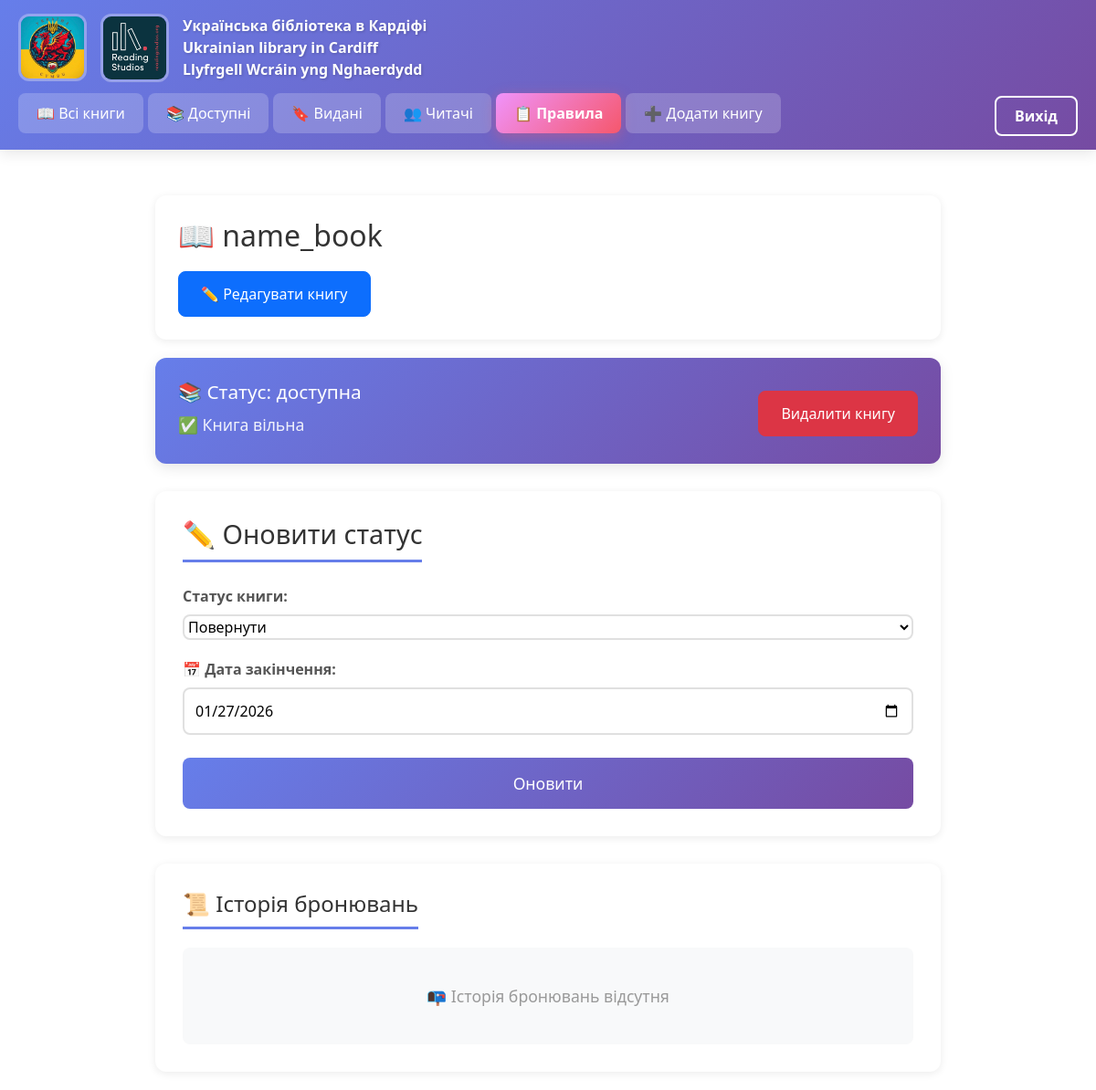
The page /books/1 (signed in) on the database as committed earlier.
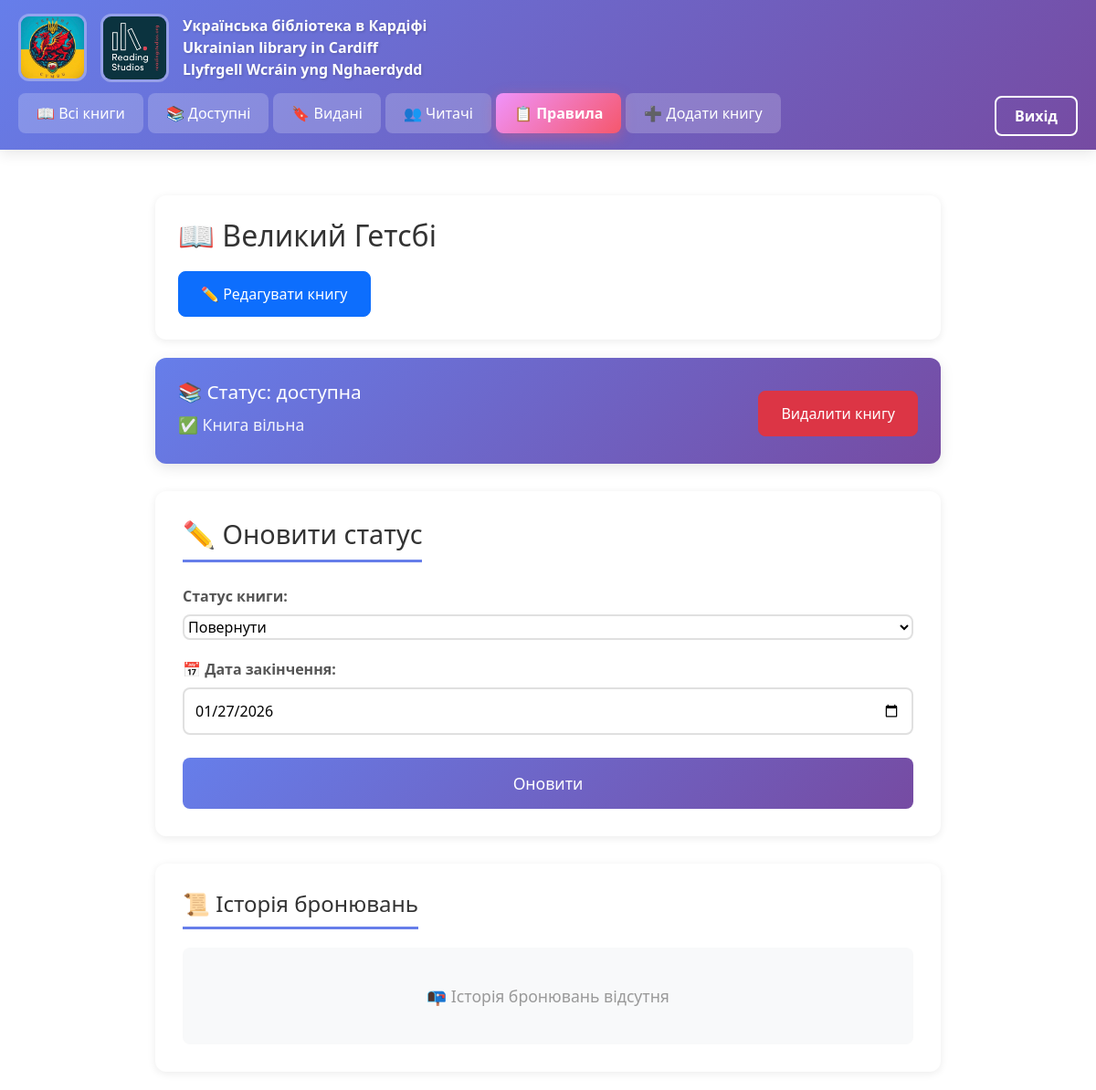
The same page on the database as committed later.
### app.py (models this page shows)
class Book(db.Model):
    id = db.Column(db.Integer, primary_key=True)
    name_book = db.Column(db.String(100), nullable=False)
    author = db.Column(db.String(100), nullable=False)
    surname = db.Column(db.String(100), default='')
    ean = db.Column(db.Text, nullable=False)
    buyer = db.Column(db.String(100), nullable=False)
    phone = db.Column(db.String(20), nullable=False)
    stat = db.Column(db.String(20), nullable=False)
    date = db.Column(db.DateTime, default=datetime.utcnow)
    enddate = db.Column(db.DateTime, default=datetime.utcnow)
    history = db.Column(db.String(100), default='')

### app.py (the view, shortened to what this page needs)
@app.route('/books/<int:id>', methods=['POST', 'GET'])
@login_required
def change(id):
    book = Book.query.get(id)
    return render_template('change.html', book=book)

### app.py (called while the page is built)
@login_manager.user_loader
def load_user(user_id):
    return User.query.get(int(user_id))

### templates/change.html (shortened to what this page needs)
{% extends 'base.html' %}
{% block body %}
<div class="container" style="max-width: 900px; margin: 0 auto; padding: 20px;">
    <div style="background: white; padding: 25px; border-radius: 12px; box-shadow: 0 2px 10px rgba(0,0,0,0.08); margin-bottom: 20px;">
        <h1 style="color: #333; margin: 0; font-size: 2em; display: flex; align-items: center; gap: 12px;">
            📖 {{ book.name_book }}
        </h1>
        <div style="display: flex; flex-wrap: wrap; gap: 10px; margin-top: 15px;">
            <a href="/books/{{ book.id }}/edit"
                class="btn btn-primary"
                style="padding: 12px 24px; font-size: 1em; border-radius: 8px; text-decoration: none;">
                ✏️ Редагувати книгу
            </a>
        </div>
    </div>
    <div class="gigi" style="margin-bottom: 30px;">
        <div class="didi" style="background: linear-gradient(135deg, #667eea 0%, #764ba2 100%); padding: 25px; border-radius: 12px; box-shadow: 0 4px 15px rgba(0,0,0,0.1); color: white; display: flex; justify-content: space-between; align-items: center;">
            <div>
                <h3 class="tutu" style="margin: 0 0 10px 0; font-size: 1.3em;">📚 Статус: {{ book.stat }} </h3>
                {% if book.stat == 'видана' %}
                <p class="tutu" style="margin: 5px 0; font-size: 1.1em;">👤 Книга у: <strong>{{ book.buyer }}</strong></p>
                <p class="tutu" style="margin: 5px 0; font-size: 1.1em;">📞 Номер: <strong>{{ book.phone }}</strong></p>
                {% else %}
                <p class="tutu" style="margin: 5px 0; font-size: 1.1em; opacity: 0.9;">✅ Книга вільна</p>
                {% endif %}
            </div>
            {% if current_user.is_authenticated and current_user.role == 'superadmin' %}
            <a href="/books/{{ book.id }}/del"
                class="btn btn-danger"
                style="padding: 12px 24px; font-size: 1em; border-radius: 8px; text-decoration: none;">
                Видалити книгу
            </a>
            {% endif %}
        </div>
    </div>
    <div class="didi" style="background: white; padding: 30px; border-radius: 12px; box-shadow: 0 2px 10px rgba(0,0,0,0.08); margin-bottom: 30px;">
        <h2 style="color: #333; margin-bottom: 25px; font-size: 1.8em; border-bottom: 3px solid #667eea; padding-bottom: 10px; display: inline-block;">✏️ Оновити статус</h2>
        <form method="post" class="from-control">
            <div style="margin-bottom: 20px;">
                <label style="display: block; margin-bottom: 8px; color: #555; font-weight: 600;">Статус книги:</label>
                <select class="state" name="stat" id="buyerSelect" style="width: 100%;  border: 2px solid #e0e0e0; border-radius: 8px; font-size: 1em; background-color: white; cursor: pointer; transition: border 0.3s;">
                    <option value="доступна" {% if book.stat == 'доступна' %}selected{% endif %}>Повернути</option>
                </select>
            </div>
            <div style="margin-bottom: 20px;">
                <label for="enddate" style="display: block; margin-bottom: 8px; color: #555; font-weight: 600;">📅 Дата закінчення:</label>
                <input type="date" name="enddate" class="date" id="enddateInput" required style="width: 100%; padding: 12px; border: 2px solid #e0e0e0; border-radius: 8px; font-size: 1em;">
            </div>
            <button id="da" class="btn btn-success" type="submit" style="width: 100%; padding: 15px; font-size: 1.1em; border-radius: 8px; background: linear-gradient(135deg, #667eea 0%, #764ba2 100%); border: none; color: white; cursor: pointer; transition: transform 0.2s, box-shadow 0.2s;">
                Оновити
            </button>
        </form>
    </div>
    <div style="background: white; padding: 30px; border-radius: 12px; box-shadow: 0 2px 10px rgba(0,0,0,0.08);">
        <h2 style="color: #333; margin-bottom: 20px; font-size: 1.5em; border-bottom: 3px solid #667eea; padding-bottom: 10px; display: inline-block;">📜 Історія бронювань</h2>
        {% if book.history %}
        <div class="history-section">
            {% set history_entries = book.history.split(' | ') %}
            <ul style="list-style-type: none; padding-left: 0; margin: 0;">
                {% for entry in history_entries %}
                <li style="padding: 15px; margin-bottom: 10px; background: #f8f9fa; border-left: 4px solid #667eea; border-radius: 6px; transition: transform 0.2s;">
                    {{ entry }}
                </li>
                {% endfor %}
            </ul>
        </div>
        {% else %}
        <div class="history-section" style="text-align: center; padding: 40px; background: #f8f9fa; border-radius: 8px;">
            <p style="color: #999; font-size: 1.1em; margin: 0;">📭 Історія бронювань відсутня</p>
        </div>
        {% endif %}
    </div>
</div>
{% endblock %}

### templates/base.html (shortened to what this page needs)
<!DOCTYPE html>
<html lang="en">
<head>
    <link rel="stylesheet" href="{{ url_for('static', filename='css/main.css') }}">
    <link href="https://cdn.jsdelivr.net/npm/bootstrap@5.3.8/dist/css/bootstrap.min.css" rel="stylesheet"
>
</head>
<body>
    <header class="modern-header">
        <div class="header-container">
            <div class="d-flex flex-wrap align-items-center justify-content-between">
                <div class="logo-section" style="margin-bottom: 10px;">
                    <a href="/">
                        <img src="{{ url_for('static', filename='image/logotyp.jpg') }}" alt="logo" class="logo-img" style="width: 75px">
                    </a>
                    <a href="/">
                        <img src="{{ url_for('static', filename='image/logotyp3.jpg') }}" alt="logo" class="logo-img" style="width: 75px">
                    </a>
                    <div class="logo-text">
                        <span class="main-title">Українська бібліотека в Кардіфі</span>
                        <span class="main-title">Ukrainian library in Cardiff</span>
                        <span class="main-title">Llyfrgell Wcráin yng Nghaerdydd</span>
                    </div>
                </div>
                <div class="nav-container col-12 col-md-auto mb-2 justify-content-center mb-md-0">
                    <div class="nav-row nav-row-1">
                        <a href="/" class="nav-link active">📖 Всі книги</a>
                        <a href="/notbook" class="nav-link active">📚 Доступні</a>
                        <a href="/booked" class="nav-link active">🔖 Видані</a>
                    </div>
                    <div class="nav-row nav-row-2">
                        {% if current_user.is_authenticated %}
                        <a href="/readers" class="nav-link active">👥 Читачі</a>
                        {% endif %}
                        <a href="/rules" class="nav-link nav-link-special">📋 Правила</a>
                    </div>
                    {% if current_user.is_authenticated %}
                    <div class="nav-row nav-row-3">
                        <a href="/create" class="nav-link active">➕ Додати книгу</a>
                    </div>
                    {% endif %}
                </div>
                <div class="text-end">
                    {% if current_user.is_authenticated %}
                    <a href="/logout" class="btn btn-outline-danger">Вихід</a>
                    {% else %}
                    <a href="/login"  class="btn btn-outline-primary">Логін адміністратора</a>
                    <a href="/reg" style="margin-left: 20px;" class="btn btn-outline-primary">Реєстрація читача</a>
                    {% endif %}
                </div>
            </div>
        </div>
    </header>
    <div class="container">
        {% block body %}{% endblock %}
    </div>
</body>
</html>

### static/css/main.css (style rules this page uses)
header { background-color: white; top:0; z-index: 1000; }
.btn { margin-top: 5px; }
.tutu { margin-bottom:7px }

### templates/base.html (style rules this page uses)
.modern-header { background: linear-gradient(135deg, #667eea 0%, #764ba2 100%); box-shadow: 0 4px 15px rgba(0,0,0,0.1); padding: 15px 0; margin-bottom: 30px; }
.header-container { max-width: 100%; padding: 0 20px; margin: 0; }
.logo-section { display: flex; align-items: center; gap: 15px; }
.logo-img { width: 75px; border: 3px solid rgba(255,255,255,0.3); border-radius: 12px; transition: transform 0.3s; flex-shrink: 0; }
.logo-text { display: flex; flex-direction: column; gap: 3px; }
.logo-text span { color: white; font-weight: 600; line-height: 1.3; text-shadow: 1px 1px 3px rgba(0,0,0,0.2); }
.logo-text .main-title { font-size: 1em; }
.nav-container { display: flex; gap: 5px; }
.nav-row { display: flex; gap: 5px; }
.nav-link { color: rgba(255,255,255,0.9) !important; font-weight: 500; padding: 10px 20px !important; border-radius: 8px; transition: all 0.3s; position: relative; }
.nav-link.active { background: rgba(255,255,255,0.2); color: white !important; }
.nav-link-special { background: linear-gradient(135deg, #f093fb 0%, #f5576c 100%) !important; color: white !important; font-weight: 600 !important; box-shadow: 0 4px 15px rgba(245, 87, 108, 0.4); animation: pulse 2s infinite; }
.btn-outline-danger, .btn-outline-primary { border: 2px solid white; color: white; font-weight: 600; padding: 8px 20px; border-radius: 8px; transition: all 0.3s; }

Rows that differ between the two databases and show on the page:
changed Book "доступна": name_book "name_book" → "Великий Гетсбі"
